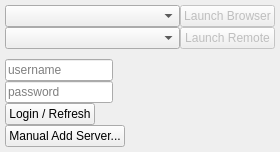
<?xml version="1.0" encoding="UTF-8"?>
<ui version="4.0">
 <class>MainWindow</class>
 <widget class="QMainWindow" name="MainWindow">
  <property name="geometry">
   <rect>
    <x>0</x>
    <y>0</y>
    <width>280</width>
    <height>143</height>
   </rect>
  </property>
  <property name="windowTitle">
   <string>plexdesktop</string>
  </property>
  <widget class="QWidget" name="centralWidget">
   <layout class="QVBoxLayout" name="verticalLayout">
    <property name="spacing">
     <number>10</number>
    </property>
    <property name="leftMargin">
     <number>5</number>
    </property>
    <property name="topMargin">
     <number>5</number>
    </property>
    <property name="rightMargin">
     <number>5</number>
    </property>
    <property name="bottomMargin">
     <number>5</number>
    </property>
    <item>
     <layout class="QGridLayout" name="gridLayout">
      <property name="spacing">
       <number>0</number>
      </property>
      <item row="0" column="1">
       <widget class="QPushButton" name="btn_browser">
        <property name="enabled">
         <bool>false</bool>
        </property>
        <property name="text">
         <string>Launch Browser</string>
        </property>
       </widget>
      </item>
      <item row="1" column="0">
       <widget class="QComboBox" name="players">
        <property name="sizePolicy">
         <sizepolicy hsizetype="Expanding" vsizetype="Fixed">
          <horstretch>0</horstretch>
          <verstretch>0</verstretch>
         </sizepolicy>
        </property>
       </widget>
      </item>
      <item row="1" column="1">
       <widget class="QPushButton" name="btn_remote">
        <property name="enabled">
         <bool>false</bool>
        </property>
        <property name="text">
         <string>Launch Remote</string>
        </property>
       </widget>
      </item>
      <item row="0" column="0">
       <widget class="QComboBox" name="servers">
        <property name="sizePolicy">
         <sizepolicy hsizetype="Expanding" vsizetype="Fixed">
          <horstretch>0</horstretch>
          <verstretch>0</verstretch>
         </sizepolicy>
        </property>
       </widget>
      </item>
     </layout>
    </item>
    <item>
     <layout class="QFormLayout" name="formLayout_2">
      <property name="horizontalSpacing">
       <number>0</number>
      </property>
      <property name="verticalSpacing">
       <number>0</number>
      </property>
      <item row="0" column="0">
       <widget class="QLineEdit" name="user">
        <property name="placeholderText">
         <string>username</string>
        </property>
       </widget>
      </item>
      <item row="1" column="0">
       <widget class="QLineEdit" name="password">
        <property name="echoMode">
         <enum>QLineEdit::Password</enum>
        </property>
        <property name="placeholderText">
         <string>password</string>
        </property>
       </widget>
      </item>
      <item row="2" column="0">
       <widget class="QPushButton" name="btn_login">
        <property name="text">
         <string>Login / Refresh</string>
        </property>
       </widget>
      </item>
      <item row="3" column="0">
       <widget class="QPushButton" name="btn_manual_server">
        <property name="text">
         <string>Manual Add Server...</string>
        </property>
       </widget>
      </item>
     </layout>
    </item>
   </layout>
  </widget>
 </widget>
 <layoutdefault spacing="6" margin="11"/>
 <resources/>
 <connections/>
</ui>
